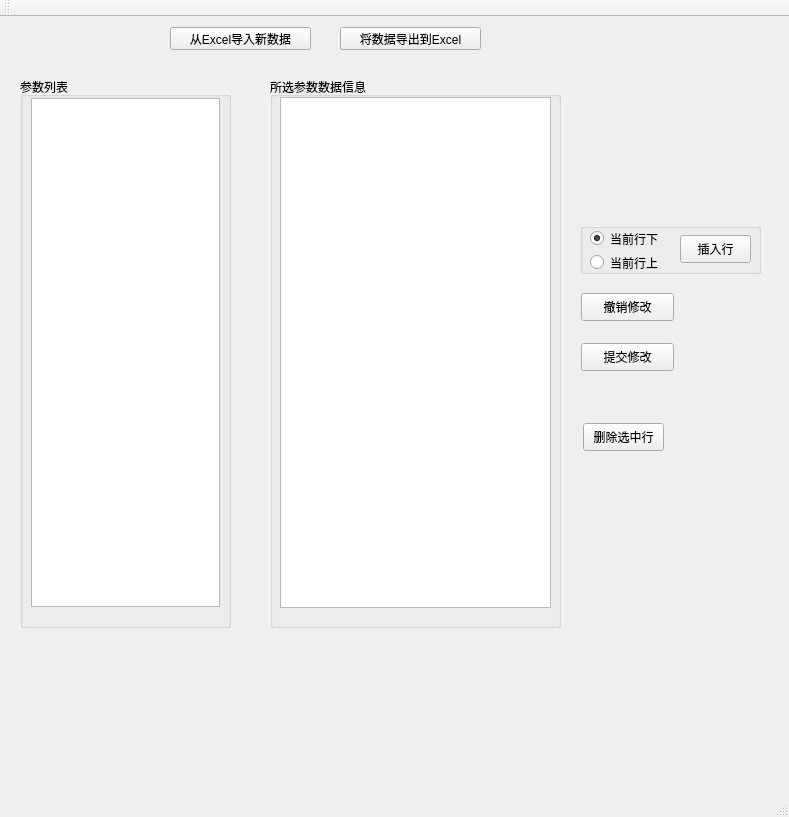
<?xml version="1.0" encoding="UTF-8"?>
<ui version="4.0">
 <class>FlyEditClass</class>
 <widget class="QMainWindow" name="FlyEditClass">
  <property name="geometry">
   <rect>
    <x>0</x>
    <y>0</y>
    <width>789</width>
    <height>817</height>
   </rect>
  </property>
  <property name="windowTitle">
   <string>FlyEdit</string>
  </property>
  <widget class="QWidget" name="centralWidget">
   <widget class="QPushButton" name="pushButton_Submit">
    <property name="geometry">
     <rect>
      <x>581</x>
      <y>326</y>
      <width>93</width>
      <height>28</height>
     </rect>
    </property>
    <property name="text">
     <string>提交修改</string>
    </property>
   </widget>
   <widget class="QPushButton" name="pushButton_ReMod">
    <property name="geometry">
     <rect>
      <x>581</x>
      <y>276</y>
      <width>93</width>
      <height>28</height>
     </rect>
    </property>
    <property name="text">
     <string>撤销修改</string>
    </property>
   </widget>
   <widget class="QPushButton" name="pushButton_DeleRow">
    <property name="geometry">
     <rect>
      <x>583</x>
      <y>406</y>
      <width>81</width>
      <height>28</height>
     </rect>
    </property>
    <property name="text">
     <string>删除选中行</string>
    </property>
   </widget>
   <widget class="QGroupBox" name="groupBox">
    <property name="geometry">
     <rect>
      <x>580</x>
      <y>206</y>
      <width>181</width>
      <height>51</height>
     </rect>
    </property>
    <property name="title">
     <string/>
    </property>
    <widget class="QRadioButton" name="radioButton_Down">
     <property name="geometry">
      <rect>
       <x>10</x>
       <y>6</y>
       <width>81</width>
       <height>19</height>
      </rect>
     </property>
     <property name="text">
      <string>当前行下</string>
     </property>
     <property name="checked">
      <bool>true</bool>
     </property>
    </widget>
    <widget class="QRadioButton" name="radioButton_Up">
     <property name="geometry">
      <rect>
       <x>10</x>
       <y>30</y>
       <width>81</width>
       <height>19</height>
      </rect>
     </property>
     <property name="text">
      <string>当前行上</string>
     </property>
    </widget>
    <widget class="QPushButton" name="pushButton_InsRow">
     <property name="geometry">
      <rect>
       <x>100</x>
       <y>12</y>
       <width>71</width>
       <height>28</height>
      </rect>
     </property>
     <property name="text">
      <string>插入行</string>
     </property>
    </widget>
   </widget>
   <widget class="QPushButton" name="pushButton_ImportExcel">
    <property name="geometry">
     <rect>
      <x>170</x>
      <y>10</y>
      <width>141</width>
      <height>23</height>
     </rect>
    </property>
    <property name="text">
     <string>从Excel导入新数据</string>
    </property>
   </widget>
   <widget class="QPushButton" name="pushButton_ExportToExcel">
    <property name="geometry">
     <rect>
      <x>340</x>
      <y>10</y>
      <width>141</width>
      <height>23</height>
     </rect>
    </property>
    <property name="text">
     <string>将数据导出到Excel</string>
    </property>
   </widget>
   <widget class="QGroupBox" name="groupBox_2">
    <property name="geometry">
     <rect>
      <x>20</x>
      <y>60</y>
      <width>211</width>
      <height>551</height>
     </rect>
    </property>
    <property name="title">
     <string>参数列表</string>
    </property>
    <widget class="QTreeView" name="treeView_paraList">
     <property name="geometry">
      <rect>
       <x>11</x>
       <y>21</y>
       <width>189</width>
       <height>509</height>
      </rect>
     </property>
    </widget>
   </widget>
   <widget class="QGroupBox" name="groupBox_3">
    <property name="geometry">
     <rect>
      <x>270</x>
      <y>60</y>
      <width>291</width>
      <height>551</height>
     </rect>
    </property>
    <property name="title">
     <string>所选参数数据信息</string>
    </property>
    <widget class="QTableView" name="tableView_Para1">
     <property name="geometry">
      <rect>
       <x>10</x>
       <y>20</y>
       <width>271</width>
       <height>511</height>
      </rect>
     </property>
     <property name="sizePolicy">
      <sizepolicy hsizetype="Expanding" vsizetype="Expanding">
       <horstretch>0</horstretch>
       <verstretch>0</verstretch>
      </sizepolicy>
     </property>
     <property name="dragEnabled">
      <bool>false</bool>
     </property>
    </widget>
   </widget>
   <zorder>groupBox_3</zorder>
   <zorder>pushButton_Submit</zorder>
   <zorder>pushButton_ReMod</zorder>
   <zorder>pushButton_DeleRow</zorder>
   <zorder>groupBox</zorder>
   <zorder>pushButton_ImportExcel</zorder>
   <zorder>pushButton_ExportToExcel</zorder>
   <zorder>groupBox_2</zorder>
  </widget>
  <widget class="QMenuBar" name="menuBar">
   <property name="geometry">
    <rect>
     <x>0</x>
     <y>0</y>
     <width>789</width>
     <height>26</height>
    </rect>
   </property>
  </widget>
  <widget class="QToolBar" name="mainToolBar">
   <attribute name="toolBarArea">
    <enum>TopToolBarArea</enum>
   </attribute>
   <attribute name="toolBarBreak">
    <bool>false</bool>
   </attribute>
  </widget>
  <widget class="QStatusBar" name="statusBar"/>
 </widget>
 <layoutdefault spacing="6" margin="11"/>
 <resources>
  <include location="flyedit.qrc"/>
 </resources>
 <connections/>
</ui>
